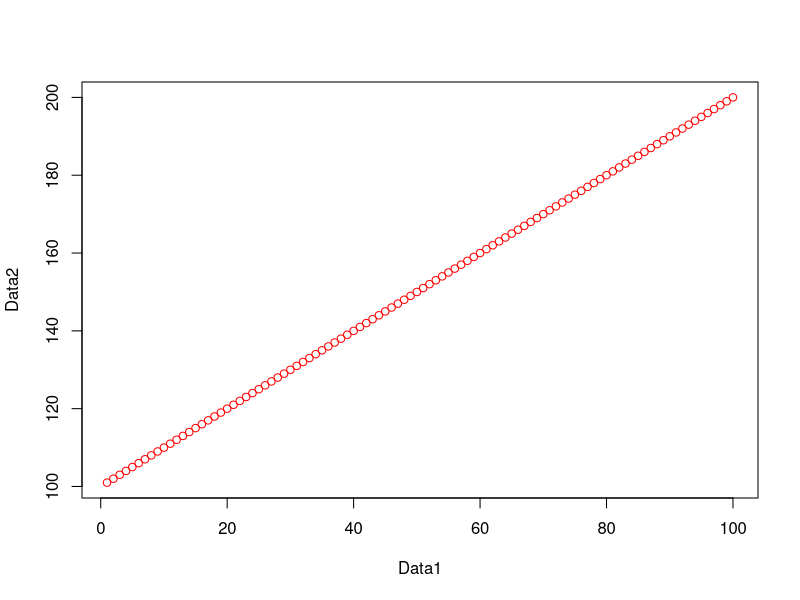
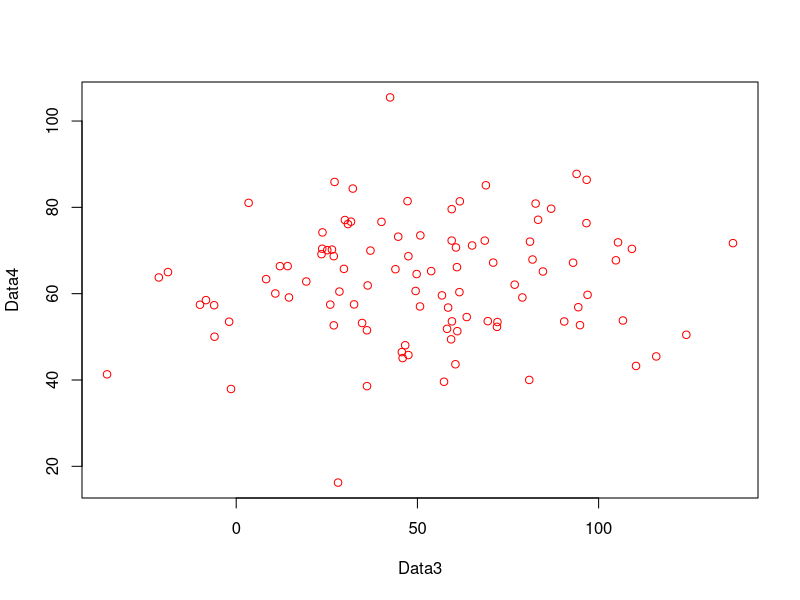

The R script that drew these images, in order:
getwd()

# Variable assignment
A<-1
B<-2  
C <- A + B
C

# List variables inuse, remove variable
ls()
rm(A)
ls()

# Create and plot some data
Data1 <- c(1:100) # () concatenates a string of numbers into a vector, smae as range() in py?
Data2 <- c(101:200) 
plot(Data1, Data2, col= 'red')

# Normally distributed data
Data3 <- rnorm(100, mean = 53, sd=34)
Data4 <- rnorm(100, mean= 64, sd=14)
plot(Data3, Data4, col='red')
